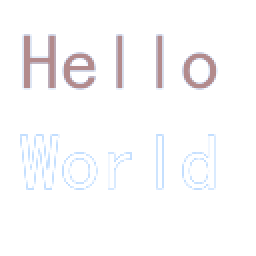
#> input picture hello_image.png, 128 x 128 px, given in place of number_0.png, which was not available (shown 2 times larger)
$ python daltonize_tenImage.py
#> lines starting #> are read from the running program, lines starting #| are printed output that depends on the picture; pictures that were not available may be replaced by others from this repository, and a replacement may not be noted
#!/usr/bin/env python

"""
  author£º Allen
  This file to dalonize 10 images with a specific type e.g."p" in a folder.
"""

from __future__ import print_function, division

from collections import OrderedDict
try:
    import pickle
except ImportError:
    import cPickle as pickle  # pylint: disable=import-error
from pkg_resources import parse_version

from PIL import Image
import numpy as np
assert parse_version(np.__version__) >= parse_version('1.9.0'), \
    "numpy >= 1.9.0 is required for daltonize"
try:
    import matplotlib as mpl
    _NO_MPL = False
except ImportError:
    _NO_MPL = True


def transform_colorspace(img, mat):
    """Transform image to a different color space.

    Arguments:
    ----------
    img : array of shape (M, N, 3)
    mat : array of shape (3, 3)
        conversion matrix to different color space

    Returns:
    --------
    out : array of shape (M, N, 3)
    """
    # Fast element (=pixel) wise matrix multiplication
    return np.einsum("ij, ...j", mat, img)


def simulate(img, color_deficit="d"):
    """Simulate the effect of color blindness on an image.

    Arguments:
    ----------
    img : PIL.PngImagePlugin.PngImageFile, input image
    color_deficit : {"d", "p", "t"}, optional
        type of colorblindness, d for deuteronopia (default),
        p for protonapia,
        t for tritanopia

    Returns:
    --------
    sim_rgb : array of shape (M, N, 3)
        simulated image in RGB format
    """
    # Colorspace transformation matrices
    cb_matrices = {
        "d": np.array([[1, 0, 0], [0.494207, 0, 1.24827], [0, 0, 1]]),
        "p": np.array([[0, 2.02344, -2.52581], [0, 1, 0], [0, 0, 1]]),
        "t": np.array([[1, 0, 0], [0, 1, 0], [-0.395913, 0.801109, 0]]),
    }
    rgb2lms = np.array([[17.8824, 43.5161, 4.11935],
                        [3.45565, 27.1554, 3.86714],
                        [0.0299566, 0.184309, 1.46709]])
    # Precomputed inverse
    lms2rgb = np.array([[8.09444479e-02, -1.30504409e-01, 1.16721066e-01],
                        [-1.02485335e-02, 5.40193266e-02, -1.13614708e-01],
                        [-3.65296938e-04, -4.12161469e-03, 6.93511405e-01]])

    img = img.copy()
    img = img.convert('RGB')

    rgb = np.asarray(img, dtype=float)
    # first go from RBG to LMS space
    lms = transform_colorspace(rgb, rgb2lms)
    # Calculate image as seen by the color blind
    sim_lms = transform_colorspace(lms, cb_matrices[color_deficit])
    # Transform back to RBG
    sim_rgb = transform_colorspace(sim_lms, lms2rgb)
    return sim_rgb


# [27 lines left out: function daltonize, not called in this run]


def array_to_img(arr):
    """Convert a numpy array to a PIL image.

    Arguments:
    ----------
    arr : array of shape (M, N, 3)

    Returns:
    --------
    img : PIL.Image.Image
        RGB image created from array
    """
    # clip values to lie in the range [0, 255]
    arr = clip_array(arr)
    arr = arr.astype('uint8')
    img = Image.fromarray(arr, mode='RGB')
    return img


def clip_array(arr, min_value=0, max_value=255):
    """Ensure that all values in an array are between min and max values.

    Arguments:
    ----------
    arr : array_like
    min_value : float, optional
        default 0
    max_value : float, optional
        default 255

    Returns:
    --------
    arr : array_like
        clipped such that all values are min_value <= arr <= max_value
    """
    comp_arr = np.ones_like(arr)
    arr = np.maximum(comp_arr * min_value, arr)
    arr = np.minimum(comp_arr * max_value, arr)
    return arr


# [292 lines left out: functions get_child_colors, get_mpl_colors, get_key_colors, arrays_from_dict, _set_colors_from_array, set_mpl_colors and 4 more, not called in this run]


if __name__ == '__main__':
    import argparse

    # pylint: disable=invalid-name
    '''
    parser = argparse.ArgumentParser()
    parser.add_argument("input_image", type=str)
    parser.add_argument("output_image", type=str)
    group = parser.add_mutually_exclusive_group()
    group.add_argument("-s", "--simulate", help="create simulated image",
                       action="store_true")
    group.add_argument("-d", "--daltonize",
                       help="adjust image color palette for color blindness",
                       action="store_true")
    parser.add_argument("-t", "--type", type=str, choices=["d", "p", "t"],
                        help="type of color blindness (deuteranopia, "
                        "protanopia, tritanopia), default is deuteranopia "
                        "(most common)")
    args = parser.parse_args()

    if args.simulate is False and args.daltonize is False:
        print("No action specified, assume daltonizing")
        args.daltonize = True
    if args.type is None:
        args.type = "d"

    orig_img = Image.open(args.input_image)
'''
    parser = argparse.ArgumentParser()
    args = parser.parse_args()
#     Here I am going to put the image in
    for go in range(10):

        this_num=str(go)
#         image = Image.open('number_img/number_'+this_num+'.png')


        orig_img = Image.open('number_plate/number_'+this_num+'.png')
#> orig_img is the input picture: PIL image 128x128 RGBA; mean R, G, B, A 241.2, 241.2, 245.4, 17.4
        args.type = "d"
        args.simulate=True
        args.daltonize=False
#         args.output_image="this_is_sim_6_t.png"
        args.output_image='number_sim/number_'+this_num+'.png'

        if args.simulate:
            simul_rgb = simulate(orig_img, args.type)
#> in simulate, `img = img.convert('RGB')`:
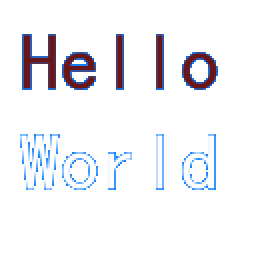
#> img: PIL image 128x128 RGB (shown 2 times larger); mean R, G, B 241.2, 241.2, 245.4
#> in transform_colorspace, `return np.einsum("ij, ...j", mat, img)`:
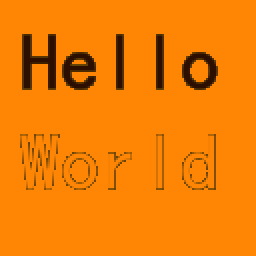
#> returned value: shape (128, 128, 3) float64 (shown 2 times larger); mean of channels 0, 1, 2 15822.1, 8333.6, 411.8; drawn with min black and max white
#> in transform_colorspace (call 3), `return np.einsum("ij, ...j", mat, img)`:
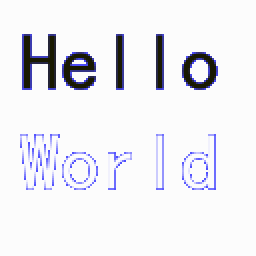
#> returned value: shape (128, 128, 3) float64 (shown 2 times larger); mean of channels 0, 1, 2 241.2, 241.2, 245.4; drawn with min black and max white
            simul_img = array_to_img(simul_rgb)
#> in clip_array, `arr = np.minimum(comp_arr * max_value, arr)`:
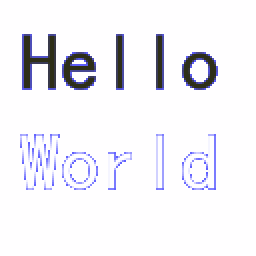
#> arr: shape (128, 128, 3) float64 (shown 2 times larger); mean of channels 0, 1, 2 241.2, 241.2, 245.4; drawn as R, G, B
            simul_img.save(args.output_image)

            print("Done")
        if args.daltonize:
            dalton_rgb = daltonize(orig_img, args.type)
            dalton_img = array_to_img(dalton_rgb)
            dalton_img.save(args.output_image)

            print("Done")
#> pass 2 of the loop `for go in range(10):`:
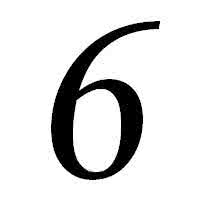
#> input picture this_is_6.png, 209 x 208 px, given in place of number_1.png, which was not available
#> orig_img is the input picture: PIL image 209x208 RGBA; mean R, G, B, A 222.6, 222.6, 222.6, 255
#> img: PIL image 209x208 RGB
#> rgb: shape (208, 209, 3) float64
#> in transform_colorspace (call 4), `return np.einsum("ij, ...j", mat, img)`:
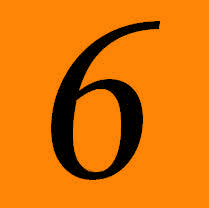
#> returned value: shape (208, 209, 3) float64; mean of channels 0, 1, 2 14584.1, 7674.8, 374.3; drawn with min black and max white
#> (the run stopped early here; a loop or call above may not have finished)
